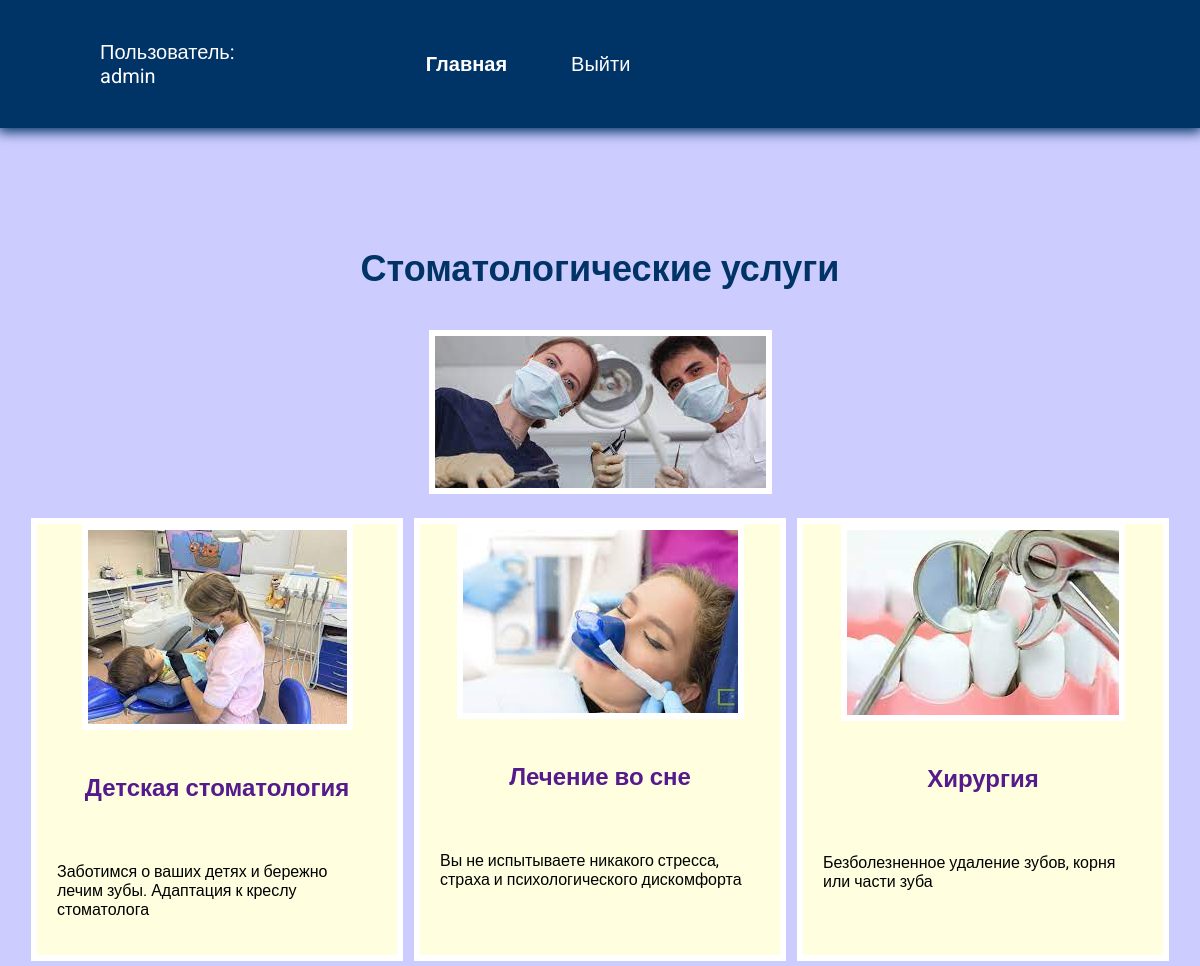
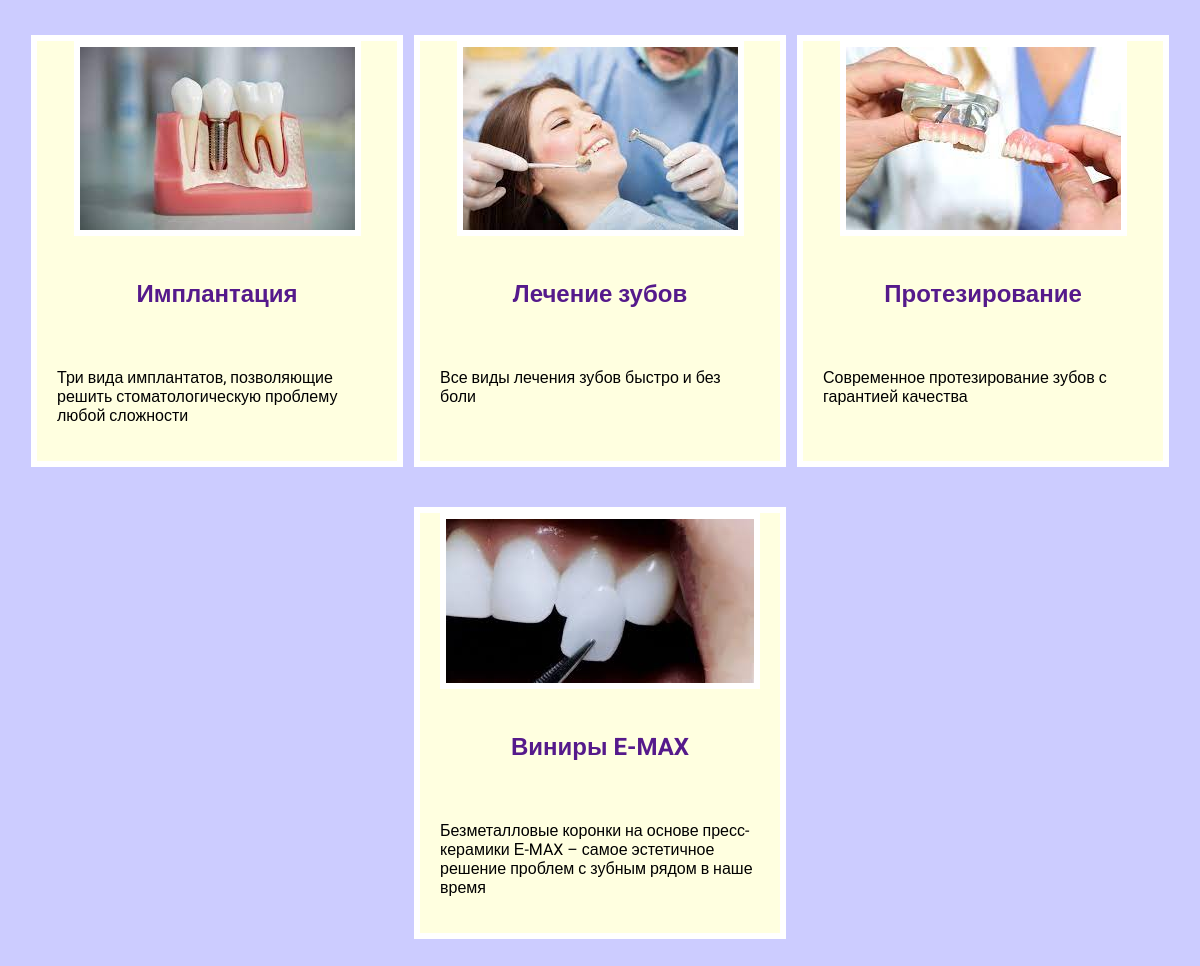
The app's page / (signed in) with its own data (2 pictures, top to bottom).
### skills/models.py (models this page shows, shortened)
class Skills(models.Model):
    title = models.CharField(max_length=100)
    description = models.CharField(max_length=250)
    image = models.ImageField(upload_to='skills/images')
    url = models.URLField(blank=True)

### skills/views.py (the view)
# urls.py: path('', views.index, name='index'),
def index(request):
    projects = Skills.objects.all()
    return render(request, 'skills/index.html', {'projects': projects})

### skills/templates/skills/index.html
{% extends 'skills/base.html' %}
{% load static %}
{% block content %}
<h1>Стоматологические услуги</h1>
<div class="img">
    <img src="{% static 'skills/stomat.jpg' %}" alt="">
</div>
<div class="block">
    {% for project in projects %}
    <div class="element">
        <div class="img">
            <img src="{{project.image.url}}" alt="ggg">
        </div>
        <div class="text">
            <h2><a href="{{ project.url }}" target="_blank">{{ project.title }}</a></h2>
            <p>{{ project.description }}</p>
        </div>
    </div>
    {% endfor %}
</div>
{% endblock %}

### skills/templates/skills/base.html (shortened to what this page needs)
{% load static %}
<!DOCTYPE html>
<html lang="en">
<head>
    <link rel="stylesheet" href="{% static 'css/style.css' %}">
</head>
<body>
{% if user.is_authenticated %}
<div class="menu">
    <div class="wrap">
        <ul>
            <li class="logo">Пользователь: {{ user.username }}</li>
            <li><a href="{% url 'index' %}">Главная</a></li>
            <li>
                <form action="{% url 'logoutuser' %}" method="post">
                    <button class="top">Выйти</button>
                </form>
            </li>
        </ul>
    </div>
</div>
{% endif %}
  <div class="content">
    <div class="wrap">
      {% block content %}
      {% endblock %}
    </div>
  </div>
</body>
</html>

### skills/static/css/style.css (style rules this page uses)
body { background: #CCCCFF; padding: 0; margin: 0; font-family: 'Roboto', sans-serif;; }
.wrap { max-width: 1200px; margin: 0 auto; padding: 20px; box-sizing: border-box; }
.block { display: flex; flex-wrap: wrap; justify-content: space-evenly; margin-bottom: 60px; }
.element, .count { background: lightyellow; border: 6px solid #FFF; margin: 20px 0; }
.text { width: 360px; padding: 20px; box-sizing: border-box; }
.block img { max-width: 360px; }
.content h1 { text-align: center; margin: 60px 0 40px; font-size: 36px; }
.img + h2, .text h2 { text-align: center; margin-bottom: 60px; }
.img img { border: 6px solid #FFF; }
.img { text-align: center; }
.top { background: #663366; margin: 0; }
.menu { background: #003366; box-shadow: 0 2px 12px 2px #003366; }
.menu .wrap { display: flex; flex-wrap: wrap; justify-content: space-between; align-items: center; }
.menu a { color: #FFF; font-weight: bold; text-decoration: none; }
.menu ul { display: flex; list-style: none; font-size: 20px; justify-content: space-between; align-items: center; }
.menu li { margin-left: 40px; }
.menu .logo { margin-right: 30%; color: #FFF; }
a { text-decoration: none; }
.content .wrap { display: flex; flex-direction: column; align-items: center; justify-content: center; margin-top: 40px; }
h1, h2 { color: #003366; }
button { padding: 10px 40px; border-radius: 6px; margin-top: 40px; font-size: 24px; cursor: pointer; }
.top { padding: 4px 24px; margin-top: 0; background: transparent; border: none; color: #FFF; font-size: 20px; }

### records on screen
Skills: image (picture), title "Детская стоматология", description "Заботимся о ваших детях и бережно лечим зубы. Адаптация к креслу стоматолога"
Skills: image (picture), title "Лечение во сне", description "Вы не испытываете никакого стресса, страха и психологического дискомфорта"
Skills: image (picture), title "Хирургия", description "Безболезненное удаление зубов, корня или части зуба"
Skills: image (picture), title "Имплантация", description "Три вида имплантатов, позволяющие решить стоматологическую проблему любой сложности"
Skills: image (picture), title "Лечение зубов", description "Все виды лечения зубов быстро и без боли"
Skills: image (picture), title "Протезирование", description "Современное протезирование зубов с гарантией качества"
Skills: image (picture), title "Виниры E-MAX", description "Безметалловые коронки на основе пресс-керамики Е-MAX – самое эстетичное решение проблем с зубным рядом в наше время"

### other values on screen
{{ user.username }} "admin"
